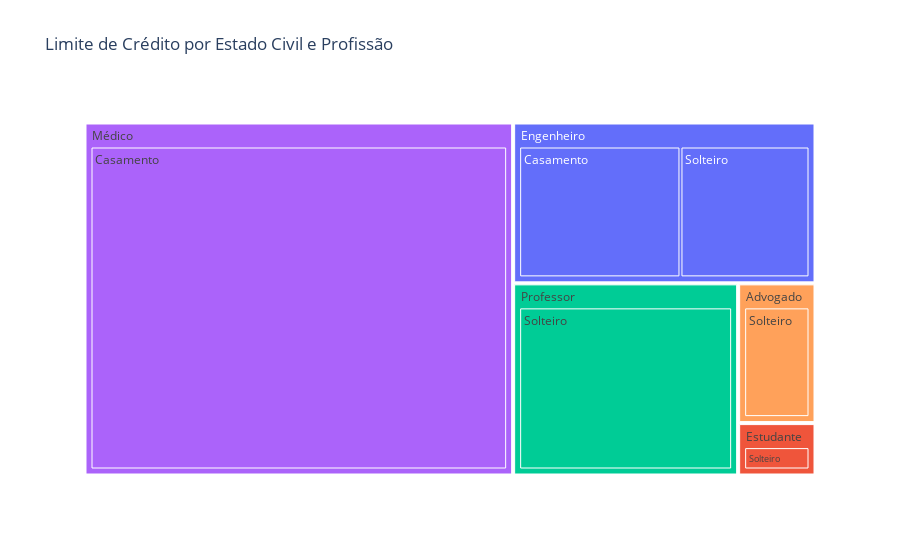

Notebook cell for this chart:
### Code cell
limite_credito_por_profissao_estadocivil = df.groupby(['Estado_Civil', 'Profissão'])['Limite_Credito'].mean().reset_index()

fig = px.treemap(limite_credito_por_profissao_estadocivil,
                path=['Profissão', 'Estado_Civil'],
                values='Limite_Credito',
                title='Limite de Crédito por Estado Civil e Profissão',
                color='Profissão')
fig.show()

### Figure 1 — Plotly figure (JSON) as saved in the notebook; plotly's stock layout.template omitted (floating-point values rounded to 4 significant figures)
{"data": [{"branchvalues": "total", "customdata": [["Engenheiro"], ["Engenheiro"], ["Estudante"], ["Professor"], ["Médico"], ["Advogado"], ["Advogado"], ["Engenheiro"], ["Estudante"], ["Médico"], ["Professor"]], "domain": {"x": [0, 1], "y": [0, 1]}, "hovertemplate": "labels=%{label}<br>Limite_Credito=%{value}<br>parent=%{parent}<br>id=%{id}<br>Profissão=%{customdata[0]}<extra></extra>", "ids": ["Engenheiro/Solteiro", "Engenheiro/Casamento", "Estudante/Solteiro", "Professor/Solteiro", "Médico/Casamento", "Advogado/Solteiro", "Advogado", "Engenheiro", "Estudante", "Médico", "Professor"], "labels": ["Solteiro", "Casamento", "Solteiro", "Solteiro", "Casamento", "Solteiro", "Advogado", "Engenheiro", "Estudante", "Médico", "Professor"], "marker": {"colors": ["#636efa", "#636efa", "#EF553B", "#00cc96", "#ab63fa", "#FFA15A", "#FFA15A", "#636efa", "#EF553B", "#ab63fa", "#00cc96"]}, "name": "", "parents": ["Engenheiro", "Engenheiro", "Estudante", "Professor", "Médico", "Advogado", "", "", "", "", ""], "type": "treemap", "values": [2000, 2500, 375, 4000, 14000, 1000, 1000, 4500, 375, 14000, 4000]}], "layout": {"legend": {"tracegroupgap": 0}, "title": {"text": "Limite de Crédito por Estado Civil e Profissão"}}}
